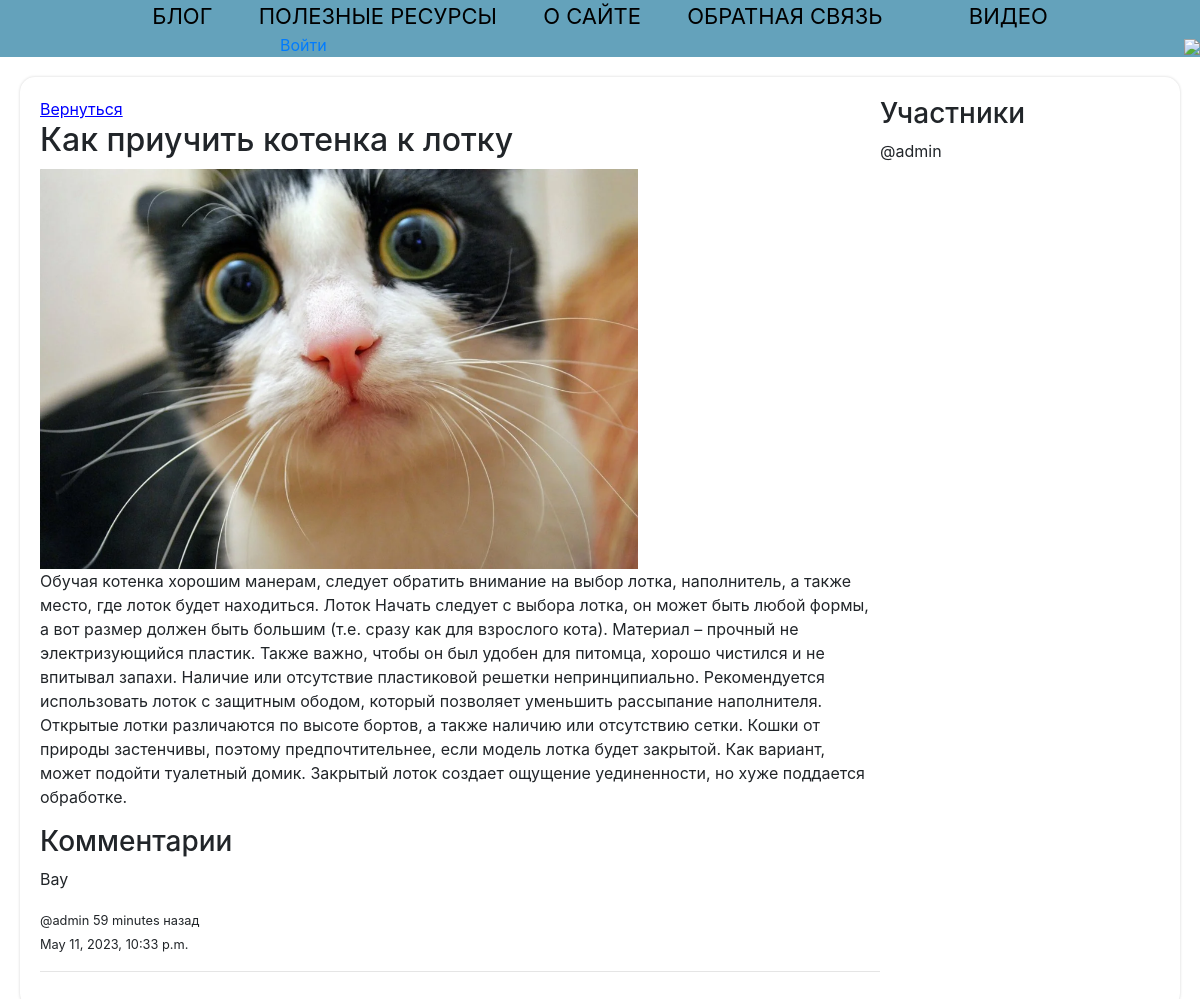
The app's page /room/38/ with its own data.
### base/models.py (models this page shows, shortened)
class Room(models.Model):
    host         = models.ForeignKey(User, on_delete=models.SET_NULL, null=True)
    name         = models.CharField(max_length=200)
    description  = models.TextField(null=True, blank = True)
    participants = models.ManyToManyField(User, related_name='participants', blank=True)
    updated      = models.DateTimeField(auto_now=True)
    created      = models.DateTimeField(auto_now_add=True)
    image        = models.ImageField(blank=True)
    class Meta:
        ordering = ['-updated','-created']

class Message(models.Model):
    user    = models.ForeignKey(User, on_delete=models.CASCADE)
    room    = models.ForeignKey(Room, on_delete=models.CASCADE)
    body    = models.TextField()
    updated = models.DateTimeField(auto_now=True)
    created = models.DateTimeField(auto_now_add=True)
    class Meta:
        ordering = ['updated','created']

### base/views.py (the view, shortened to what this page needs)
# urls.py: path('room/<str:pk>/',views.room, name='room' ),
def room(request, pk):
    room = Room.objects.get(id=pk)
    room_messages = room.message_set.all()
    participants = room.participants.all()
    context = {'room':room,'room_messages':room_messages, 'participants':participants}
    return render(request, 'room.html', context)

### base/templatetags/date_filter.py (called while the page is built)
@register.filter
def date_filter(value):
    return value.replace("weeks","недель").replace("months","месяцев").replace("days","дней") \
                .replace("week","неделя").replace("month","месяц").replace("day","день")

### templates/room.html (shortened to what this page needs)
{% extends 'main.html' %}
{% block content %}
{% load date_filter %}
<div class="room-container">
    <div>
        <a class="link_text" href="/">Вернуться</a>
        <h2>{{room.name}}</h2>
        {% if room.image %}
        <div class="blog_img"><img src="/media/{{room.image}}" style="max-height: 400px;" /></div>
        {% endif %}
        <p>{{room.description}}</p>
        <div class="comment-wrapper">
            <h3>Комментарии</h3>
            {% for message in room_messages %}
                <div>
                    <p>{{message.body}}</p>
                    <small>@{{message.user}} {{message.created|timesince|date_filter}} назад</small>
                    <div>
                        <small>{{message.created}}</small>
                    </div>
                </div>
                <hr>
            {% endfor %}
        </div>
    </div>
    <div>
        <h3>Участники</h3>
        {% for user in participants %}
        <p>@{{user.username}}</p>
        {% endfor %}
    </div>
</div>
{% endblock %}

### static/styles/main.css (style rules this page uses)
body { background-color: aliceblue; }
body { background-position: center; background-repeat:no-repeat; background-attachment: fixed; text-align: center; background-size:cover; }
.room-container { display: grid; grid-template-columns: 3fr 1fr; }
.blog_img { margin-top: 10px; }
.room-container { padding: 20px; margin: 20px; border-radius: 15px; backdrop-filter: blur(10px); box-shadow: 0px 0px 3px #D3D3D3; }
.link_text { text-decoration: underline; color: blue; }

### records on screen
Room: name "Как приучить котенка к лотку", image (picture), description "Обучая котенка хорошим манерам, следует обратить внимание на выбор лотка, наполнитель, а также место, где лоток будет находиться. Лоток Начать следует с выбора лотка, он может быть любой формы, а вот размер должен быть большим (т.е. сразу как для взрослого кота). Материал – прочный не электризующийся пластик. Также важно, чтобы он был удобен для питомца, хорошо чистился и не впитывал запахи. Наличие или отсутствие пластиковой решетки непринципиально. Рекомендуется использовать лоток с защитным ободом, который позволяет уменьшить рассыпание наполнителя. Открытые лотки различаются по высоте бортов, а также наличию или отсутствию сетки. Кошки от природы застенчивы, поэтому предпочтительнее,…"
Message: body "Вау", user "admin", created "59 minutes", created "May 11, 2023, 10:33 p.m."

### other values on screen
{{ user.username }} "admin"
